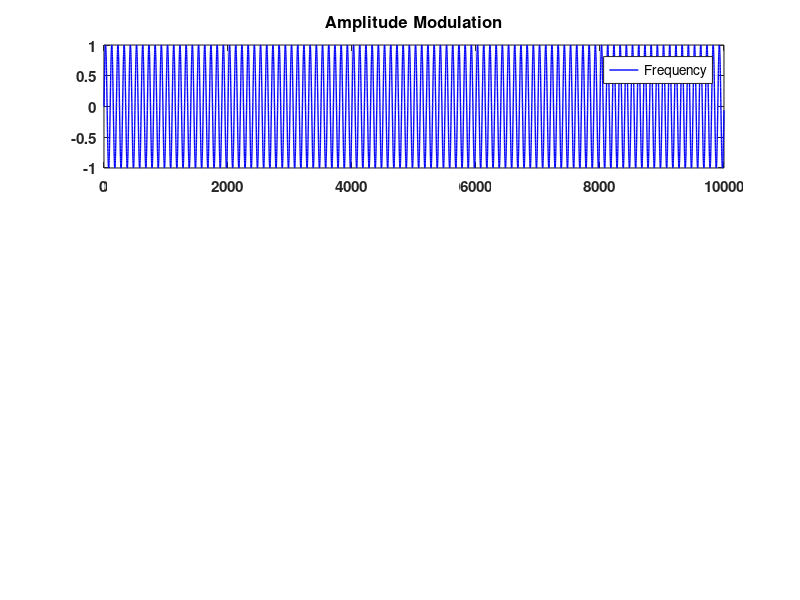

This chart was generated by the following MATLAB code: (Note: this script raises an error after producing the figure.)
format long g
format compact
clc
close all
clearvars

% get the location of the script file to save figures
full_path = mfilename('fullpath');
[scriptpath,  filename, ext] = fileparts(full_path);

line_width = 1.0;
plot_num = 1;

data_path = 'D:\data\modulation\';

%% AM modulation

sample_rate = 1e6;

% time
t = 0:9999;

% base frequency to modulate
fo = 10000;
freq = sin(2*pi()*fo/sample_rate*t);

% amplitude
amplitude = 0.5*cos(2*pi()*(200/sample_rate)*t) + 0.5;

% create the signal
am_sig = freq.*amplitude;

figure(plot_num)
set(gcf,'position',([50,50,1400,500]),'color','w')

subplot(3,1,1)
hold on
grid on
box on
plot(t, freq, 'b', 'LineWidth', line_width)
set(gca,'fontweight','bold','FontSize',11);
xlim([0, numel(t)]);
legend('Frequency')
title('Amplitude Modulation', 'fontweight','bold','FontSize',12);
ax = gca;
ax.Position = [0.04 ax.Position(2) 0.92 ax.Position(4)];

subplot(3,1,2)
hold on
grid on
box on
plot(t, amplitude, 'k', 'LineWidth', line_width)
set(gca,'fontweight','bold','FontSize',11);
xlim([0, numel(t)]);
legend('Analog Data')

ax = gca;
ax.Position = [0.04 ax.Position(2) 0.92 ax.Position(4)];

subplot(3,1,3)
hold on
grid on
box on
plot(t, amplitude, 'k', 'LineWidth', line_width)
plot(t, am_sig, 'b', 'LineWidth', line_width)
set(gca,'fontweight','bold','FontSize',11);
xlim([0, numel(t)]);
legend({'Data', 'Modulated Data'});

ax = gca;
ax.Position = [0.04 ax.Position(2) 0.92 ax.Position(4)];
print(plot_num, '-dpng', fullfile(data_path,strcat('am_time_plot.png')));

plot_num = plot_num + 1;

[s, f, ts] = spectrogram(complex(am_sig, zeros(1, numel(am_sig))), 64, 32, 64, sample_rate, 'centered'); 

figure(plot_num)
set(gcf,'position',([50,50,1000,800]),'color','w')
surf(ts, f/1e6, 20*log10(abs(s)), 'EdgeColor', 'none')
colormap(jet(100));

grid on
box on

set(gca,'fontweight','bold','FontSize',12);

xlabel('Time (s)', 'fontweight','bold','FontSize',12);
ylabel('Frequency (MHz)', 'fontweight','bold','FontSize',12);
zlabel('Amplitude (dBfs)', 'fontweight','bold','FontSize',12);

view(0,0);
print(plot_num, '-dpng', fullfile(data_path,strcat('am_spectrogram_0_0.png')));
view(90,0)
print(plot_num, '-dpng', fullfile(data_path,strcat('am_spectrogram_90_0.png')));
view(90,-90)
print(plot_num, '-dpng', fullfile(data_path,strcat('am_spectrogram_90_90.png')));

plot_num = plot_num + 1;

%% ASK

sample_rate = 1e6;

% time
t = 0:9999;

% base frequency to modulate
fo = 10000;
freq = sin(2*pi()*fo/sample_rate*t);

% amplitude
A0 = 0.1*ones(1, 1000);
A1 = 0.95 * ones(1, 1000);
amplitude = [A1, A1, A0, A1, A0, A0, A1, A0, A1, A0];

% create the signal
ask_sig = freq.*amplitude;

figure(plot_num)
set(gcf,'position',([50,50,1400,500]),'color','w')

subplot(3,1,1)
hold on
grid on
box on
plot(t, freq, 'b', 'LineWidth', line_width)
set(gca,'fontweight','bold','FontSize',11);
xlim([0, numel(t)]);
legend('Frequency')
title('ASK Modulation', 'fontweight','bold','FontSize',12);
ax = gca;
ax.Position = [0.04 ax.Position(2) 0.92 ax.Position(4)];

subplot(3,1,2)
hold on
grid on
box on
plot(t, amplitude, 'k', 'LineWidth', line_width)
set(gca,'fontweight','bold','FontSize',11);
xlim([0, numel(t)]);
legend('Binary Data')

ax = gca;
ax.Position = [0.04 ax.Position(2) 0.92 ax.Position(4)];

subplot(3,1,3)
hold on
grid on
box on
plot(t, amplitude, 'k', 'LineWidth', line_width)
plot(t, ask_sig, 'b', 'LineWidth', line_width)
set(gca,'fontweight','bold','FontSize',11);
xlim([0, numel(t)]);
legend({'Data', 'Modulated Data'});

ax = gca;
ax.Position = [0.04 ax.Position(2) 0.92 ax.Position(4)];
print(plot_num, '-dpng', fullfile(data_path,strcat('ask_time_plot.png')));

plot_num = plot_num + 1;

[s, f, ts] = spectrogram(complex(ask_sig, zeros(1, numel(ask_sig))), 64, 32, 64, sample_rate, 'centered'); 

figure(plot_num)
set(gcf,'position',([50,50,1000,800]),'color','w')
surf(ts, f/1e6, 20*log10(abs(s)), 'EdgeColor', 'none')
colormap(jet(100));

grid on
box on

set(gca,'fontweight','bold','FontSize',12);

xlabel('Time (s)', 'fontweight','bold','FontSize',12);
ylabel('Frequency (MHz)', 'fontweight','bold','FontSize',12);
zlabel('Amplitude (dBfs)', 'fontweight','bold','FontSize',12);

view(0,0);
print(plot_num, '-dpng', fullfile(data_path,strcat('ask_spectrogram_0_0.png')));
view(90,0)
print(plot_num, '-dpng', fullfile(data_path,strcat('ask_spectrogram_90_0.png')));
view(90,-90)
print(plot_num, '-dpng', fullfile(data_path,strcat('ask_spectrogram_90_90.png')));

plot_num = plot_num + 1;

%% FM
amplitude = 1.0;

sample_rate = 1e6;
analog_sr = 20000;

% time
t = (0:199);

% base frequency to modulate
fo = sample_rate;
freq = sin(2*pi()*fo/(200*sample_rate)*(0:19999));

% analog data
d1 = cos(2*pi()*(400/analog_sr)*t);
d2 = cos(2*pi()*(100/analog_sr)*t);
d3 = cos(2*pi()*(600/analog_sr)*t);
d4 = cos(2*pi()*(200/analog_sr)*t);
d5 = cos(2*pi()*(800/analog_sr)*t);
data = [d1, d2, d3, d4, d5];


[iq] = generate_fm(data, sample_rate, 1/analog_sr, 4000, amplitude);
fm_sig = imag(iq);

% calculate the real FM signal
% samples_per_symbol = floor(sample_rate * 1/analog_sr + 0.5);
% fm_sig = zeros(numel(data) * samples_per_symbol, 1);

% int_val = 0;
% index = 1;
% 
% for idx = 1:numel(data)-1
% 
%     % // short cuts based on evenely spaced upsampling
%     slope = (data(idx+1) - data(idx))/(samples_per_symbol);
% 
%     for jdx = 0:samples_per_symbol-1
%         int_val = int_val + (data(idx) + jdx*slope);
%         fm_sig(index) = cos(int_val*2*pi*(4000/sample_rate));
%         index = index + 1;
%     end
% end

t_plot = (0:numel(data)-1)/analog_sr;
fm_plot = (0:numel(fm_sig)-1)/sample_rate;

figure(plot_num)
set(gcf,'position',([50,50,1400,500]),'color','w')

subplot(3,1,1)
hold on
grid on
box on
plot(0:numel(freq)-1, freq, 'b', 'LineWidth', line_width)
set(gca,'fontweight','bold','FontSize',11);
xlim([0, numel(freq)-1]);
legend('Frequency')
title('Frequency Modulation', 'fontweight','bold','FontSize',12);
ax = gca;
ax.Position = [0.04 ax.Position(2) 0.92 ax.Position(4)];

subplot(3,1,2)
hold on
grid on
box on
plot(t_plot, data, 'k', 'LineWidth', line_width)
set(gca,'fontweight','bold','FontSize',11);
xlim([0,t_plot(end)]);
legend('Binary Data')

ax = gca;
ax.Position = [0.04 ax.Position(2) 0.92 ax.Position(4)];

subplot(3,1,3)
hold on
grid on
box on
% plot(t, data, '--g', 'LineWidth', line_width)
% plot(real(iq_data), 'b', 'LineWidth', line_width)
plot(fm_plot, fm_sig, 'b', 'LineWidth', line_width)
set(gca,'fontweight','bold','FontSize',11);
% xlim([0, numel(t)]);
legend({'Modulated Data'});

ax = gca;
ax.Position = [0.04 ax.Position(2) 0.92 ax.Position(4)];
print(plot_num, '-dpng', fullfile(data_path,strcat('fm_time_plot.png')));

plot_num = plot_num + 1;

[s, f, ts] = spectrogram(iq, 64, 32, 64, sample_rate, 'centered'); 

figure(plot_num)
set(gcf,'position',([50,50,1000,800]),'color','w')
surf(ts, f/1e6, 20*log10(abs(s)), 'EdgeColor', 'none')
colormap(jet(100));

grid on
box on

set(gca,'fontweight','bold','FontSize',12);

xlabel('Time (s)', 'fontweight','bold','FontSize',12);
ylabel('Frequency (MHz)', 'fontweight','bold','FontSize',12);
zlabel('Amplitude (dBfs)', 'fontweight','bold','FontSize',12);

view(0,0);
print(plot_num, '-dpng', fullfile(data_path,strcat('fm_spectrogram_0_0.png')));
view(90,0)
print(plot_num, '-dpng', fullfile(data_path,strcat('fm_spectrogram_90_0.png')));
view(90,-90)
print(plot_num, '-dpng', fullfile(data_path,strcat('fm_spectrogram_90_90.png')));

plot_num = plot_num + 1;

%% FSK

sample_rate = 1e6;

% freq
fo = 20000;
symbol_length = 0.001;

% data
data = randi([0,1], 15,1);

d2 = [];
for idx=1:numel(data)
    d2 = cat(1, d2, data(idx)*ones(sample_rate*symbol_length, 1));
end

iq = generate_fsk(data, 1, sample_rate, symbol_length, 0, fo);
fsk_sig = imag(iq);

x_data = 0:numel(data)-1;
fm_plot = (0:numel(fsk_sig)-1)/sample_rate;

figure(plot_num)
set(gcf,'position',([50,50,1400,500]),'color','w')

subplot(2,1,1)
hold on
grid on
box on
plot(x_data, data, 'k', 'LineWidth', line_width)
set(gca,'fontweight','bold','FontSize',11);
xlim([0,x_data(end)]);
legend('Binary Data')
title('FSK Modulation', 'fontweight','bold','FontSize',12);

ax = gca;
ax.Position = [0.04 ax.Position(2) 0.92 ax.Position(4)];

subplot(2,1,2)
hold on
grid on
box on
plot(fm_plot, d2, 'k', 'LineWidth', line_width)
plot(fm_plot, fsk_sig, 'b', 'LineWidth', line_width)
set(gca,'fontweight','bold','FontSize',11);
xlim([0, fm_plot(end)]);
legend({'Data', 'Modulated Data'});

ax = gca;
ax.Position = [0.04 ax.Position(2) 0.92 ax.Position(4)];
print(plot_num, '-dpng', fullfile(data_path,strcat('fsk_time_plot.png')));

plot_num = plot_num + 1;

[s, f, ts] = spectrogram(iq, 512, 480, 512, sample_rate, 'centered'); 

figure(plot_num)
set(gcf,'position',([50,50,1000,800]),'color','w')
surf(ts, f/1e6, 20*log10(abs(s)), 'EdgeColor', 'none')
colormap(jet(100));
grid on
box on

set(gca,'fontweight','bold','FontSize',12);

xlabel('Time (s)', 'fontweight','bold','FontSize',12);
ylabel('Frequency (MHz)', 'fontweight','bold','FontSize',12);
zlabel('Amplitude (dBfs)', 'fontweight','bold','FontSize',12);

view(0,0);
print(plot_num, '-dpng', fullfile(data_path,strcat('fsk_spectrogram_0_0.png')));
view(90,0)
print(plot_num, '-dpng', fullfile(data_path,strcat('fsk_spectrogram_90_0.png')));
view(90,-90)
print(plot_num, '-dpng', fullfile(data_path,strcat('fsk_spectrogram_90_90.png')));

plot_num = plot_num + 1;


%% bpsk

amplitude = 1.0;
sample_rate = 10e6;

bit_length = 0.000001;

% data
data = randi([0,1], 200,1);
x_data = 0:numel(data)-1;

iq_map = [-1+-0i, 1+0i];

[iq] = generate_bpsk(data, amplitude, sample_rate, bit_length);
t_iq = (0:numel(iq)-1)/sample_rate;


figure(plot_num)
set(gcf,'position',([50,50,1400,500]),'color','w')

subplot(2,1,1)
hold on
grid on
box on
plot(x_data, data, 'k', 'LineWidth', line_width)
set(gca,'fontweight','bold','FontSize',11);
xlim([0,x_data(end)]);
legend('Binary Data')
title('BPSK Modulation', 'fontweight','bold','FontSize',12);

ax = gca;
ax.Position = [0.04 ax.Position(2) 0.92 ax.Position(4)];

subplot(2,1,2)
hold on
grid on
box on
plot(t_iq, real(iq), 'b', 'LineWidth', line_width)
plot(t_iq, imag(iq), 'r', 'LineWidth', line_width)
set(gca,'fontweight','bold','FontSize',11);
xlim([0, t_iq(end)]);
legend({'I', 'Q'});
ax = gca;
ax.Position = [0.04 ax.Position(2) 0.92 ax.Position(4)];
print(plot_num, '-dpng', fullfile(data_path,strcat('bpsk_time_plot.png')));
plot_num = plot_num + 1;

figure(plot_num)
set(gcf,'position',([50,50,1000,800]),'color','w')
hold on
grid on
box on
scatter(real(iq_map), imag(iq_map), 20, 'o', 'b', 'filled');
set(gca,'fontweight','bold','FontSize',11);
xlabel('I', 'fontweight','bold');
ylabel('Q', 'fontweight','bold');
ax = gca;
ax.XAxisLocation = 'origin';
ax.YAxisLocation = 'origin';
print(plot_num, '-dpng', fullfile(data_path,strcat('bpsk_iqmap_plot.png')));
plot_num = plot_num + 1;

figure(plot_num)
set(gcf,'position',([50,50,1000,800]),'color','w')
scatter3(t_iq, real(iq), imag(iq), 20, 'o', 'b', 'filled');
hold on
plot3(t_iq, real(iq), imag(iq), 'b');
set(gca,'fontweight','bold','FontSize',11);
xlabel('time (s)', 'fontweight','bold');
ylabel('I', 'fontweight','bold');
zlabel('Q', 'fontweight','bold');
view(-70,10);
print(plot_num, '-dpng', fullfile(data_path,strcat('bpsk_iq_plot.png')));
plot_num = plot_num + 1;

[s, f, ts] = spectrogram(iq, 128, 64, 128, sample_rate, 'centered'); 

figure(plot_num)
set(gcf,'position',([50,50,1000,800]),'color','w')
surf(ts, f/1e6, 20*log10(abs(s)), 'EdgeColor', 'none')
colormap(jet(100));

grid on
box on

set(gca,'fontweight','bold','FontSize',12);

xlabel('Time (s)', 'fontweight','bold','FontSize',12);
ylabel('Frequency (MHz)', 'fontweight','bold','FontSize',12);
zlabel('Amplitude (dBfs)', 'fontweight','bold','FontSize',12);

view(0,0);
print(plot_num, '-dpng', fullfile(data_path,strcat('bpsk_spectrogram_0_0.png')));
view(90,0)
print(plot_num, '-dpng', fullfile(data_path,strcat('bpsk_spectrogram_90_0.png')));
view(90,-90)
print(plot_num, '-dpng', fullfile(data_path,strcat('bpsk_spectrogram_90_90.png')));
plot_num = plot_num + 1;

%% QPSK

amplitude = 1.0;
sample_rate = 10e6;

bit_length = 0.000001;

% data
data = randi([0,1], 2*200,1);
x_data = 0:numel(data)-1;

iq_map = [-1+-1i, 1+-1i, -1+1i, 1+1i];

[iq] = generate_qpsk(data, sample_rate, bit_length);
t_iq = (0:numel(iq)-1)/sample_rate;

figure(plot_num)
set(gcf,'position',([50,50,1400,500]),'color','w')

subplot(2,1,1)
hold on
grid on
box on
plot(x_data, data, 'k', 'LineWidth', line_width)
set(gca,'fontweight','bold','FontSize',11);
xlim([0,x_data(end)]);
legend('Binary Data')
title('QPSK Modulation', 'fontweight','bold','FontSize',12);

ax = gca;
ax.Position = [0.04 ax.Position(2) 0.92 ax.Position(4)];

subplot(2,1,2)
hold on
grid on
box on
plot(t_iq, real(iq), 'b', 'LineWidth', line_width)
plot(t_iq, imag(iq), 'r', 'LineWidth', line_width)
set(gca,'fontweight','bold','FontSize',11);
xlim([0, t_iq(end)]);
legend({'I', 'Q'});
ax = gca;
ax.Position = [0.04 ax.Position(2) 0.92 ax.Position(4)];
print(plot_num, '-dpng', fullfile(data_path,strcat('qpsk_time_plot.png')));
plot_num = plot_num + 1;

figure(plot_num)
set(gcf,'position',([50,50,1000,800]),'color','w')
hold on
grid on
box on
scatter(real(iq_map), imag(iq_map), 20, 'o', 'b', 'filled');
set(gca,'fontweight','bold','FontSize',11);
xlabel('I', 'fontweight','bold');
ylabel('Q', 'fontweight','bold');
ax = gca;
ax.XAxisLocation = 'origin';
ax.YAxisLocation = 'origin';
print(plot_num, '-dpng', fullfile(data_path,strcat('qpsk_iqmap_plot.png')));
plot_num = plot_num + 1;

figure(plot_num)
set(gcf,'position',([50,50,1000,800]),'color','w')
scatter3(t_iq, real(iq), imag(iq), 20, 'o', 'b', 'filled');
hold on
plot3(t_iq, real(iq), imag(iq), 'b');
set(gca,'fontweight','bold','FontSize',11);
xlabel('time (s)', 'fontweight','bold');
ylabel('I', 'fontweight','bold');
zlabel('Q', 'fontweight','bold');
view(-70,10);
print(plot_num, '-dpng', fullfile(data_path,strcat('qpsk_iq_plot.png')));
plot_num = plot_num + 1;

[s, f, ts] = spectrogram(iq, 128, 64, 128, sample_rate, 'centered'); 

figure(plot_num)
set(gcf,'position',([50,50,1000,800]),'color','w')
surf(ts, f/1e6, 20*log10(abs(s)), 'EdgeColor', 'none')
colormap(jet(100));

grid on
box on

set(gca,'fontweight','bold','FontSize',12);

xlabel('Time (s)', 'fontweight','bold','FontSize',12);
ylabel('Frequency (MHz)', 'fontweight','bold','FontSize',12);
zlabel('Amplitude (dBfs)', 'fontweight','bold','FontSize',12);

view(0,0);
print(plot_num, '-dpng', fullfile(data_path,strcat('qpsk_spectrogram_0_0.png')));
view(90,0)
print(plot_num, '-dpng', fullfile(data_path,strcat('qpsk_spectrogram_90_0.png')));
view(90,-90)
print(plot_num, '-dpng', fullfile(data_path,strcat('qpsk_spectrogram_90_90.png')));
plot_num = plot_num + 1;

%% O-QPSK

amplitude = 1.0;
sample_rate = 10e6;

bit_length = 0.000001;

% data
data = randi([0,1], 2*200, 1);
x_data = 0:numel(data)-1;

iq_map = [-1+-1i, 1+-1i, -1+1i, 1+1i];

[iq] = generate_oqpsk(data, sample_rate, bit_length/2);
t_iq = (0:numel(iq)-1)/sample_rate;


figure(plot_num)
set(gcf,'position',([50,50,1400,500]),'color','w')

subplot(2,1,1)
hold on
grid on
box on
plot(x_data, data, 'k', 'LineWidth', line_width)
set(gca,'fontweight','bold','FontSize',11);
xlim([0,x_data(end)]);
legend('Binary Data')
title('OQPSK Modulation', 'fontweight','bold','FontSize',12);

ax = gca;
ax.Position = [0.04 ax.Position(2) 0.92 ax.Position(4)];

subplot(2,1,2)
hold on
grid on
box on
plot(t_iq, real(iq), 'b', 'LineWidth', line_width)
plot(t_iq, imag(iq), 'r', 'LineWidth', line_width)
set(gca,'fontweight','bold','FontSize',11);
xlim([0, t_iq(end)]);
legend({'I', 'Q'});

ax = gca;
ax.Position = [0.04 ax.Position(2) 0.92 ax.Position(4)];
print(plot_num, '-dpng', fullfile(data_path,strcat('oqpsk_time_plot.png')));
plot_num = plot_num + 1;

figure(plot_num)
set(gcf,'position',([50,50,1000,800]),'color','w')
hold on
grid on
box on
scatter(real(iq_map), imag(iq_map), 20, 'o', 'b', 'filled');
set(gca,'fontweight','bold','FontSize',11);
xlabel('I', 'fontweight','bold');
ylabel('Q', 'fontweight','bold');
ax = gca;
ax.XAxisLocation = 'origin';
ax.YAxisLocation = 'origin';
print(plot_num, '-dpng', fullfile(data_path,strcat('oqpsk_iqmap_plot.png')));
plot_num = plot_num + 1;

figure(plot_num)
set(gcf,'position',([50,50,1000,800]),'color','w')
scatter3(t_iq, real(iq), imag(iq), 20, 'o', 'b', 'filled');
hold on
plot3(t_iq, real(iq), imag(iq), 'b');
set(gca,'fontweight','bold','FontSize',11);
xlabel('time (s)', 'fontweight','bold');
ylabel('I', 'fontweight','bold');
zlabel('Q', 'fontweight','bold');
view(-70,10);
print(plot_num, '-dpng', fullfile(data_path,strcat('oqpsk_iq_plot.png')));
plot_num = plot_num + 1;

[s, f, ts] = spectrogram(iq, 128, 64, 128, sample_rate, 'centered'); 

figure(plot_num)
set(gcf,'position',([50,50,1000,800]),'color','w')
surf(ts, f/1e6, 20*log10(abs(s)), 'EdgeColor', 'none')
colormap(jet(100));

grid on
box on

set(gca,'fontweight','bold','FontSize',12);

xlabel('Time (s)', 'fontweight','bold','FontSize',12);
ylabel('Frequency (MHz)', 'fontweight','bold','FontSize',12);
zlabel('Amplitude (dBfs)', 'fontweight','bold','FontSize',12);

view(0,0);
print(plot_num, '-dpng', fullfile(data_path,strcat('oqpsk_spectrogram_0_0.png')));
view(90,0)
print(plot_num, '-dpng', fullfile(data_path,strcat('oqpsk_spectrogram_90_0.png')));
view(90,-90)
print(plot_num, '-dpng', fullfile(data_path,strcat('oqpsk_spectrogram_90_90.png')));

plot_num = plot_num + 1;

%% 16 QAM

amplitude = 1.0;
sample_rate = 10e6;

bit_length = 0.000001;
num_bits = 4;

% data
data = randi([0,1], num_bits*100, 1);
x_data = 0:numel(data)-1;

% create the mapping constellation
iq_map = create_qam_constellation(num_bits);

[iq] = generate_qam(data, amplitude, sample_rate, iq_map, bit_length);
t_iq = (0:numel(iq)-1)/sample_rate;

figure(plot_num)
set(gcf,'position',([50,50,1400,500]),'color','w')

subplot(2,1,1)
hold on
grid on
box on
plot(x_data, data, 'k', 'LineWidth', line_width)
set(gca,'fontweight','bold','FontSize',11);
xlim([0,x_data(end)]);
legend('Binary Data')
title('16QAM Modulation', 'fontweight','bold','FontSize',12);

ax = gca;
ax.Position = [0.04 ax.Position(2) 0.92 ax.Position(4)];

subplot(2,1,2)
hold on
grid on
box on
plot(t_iq, real(iq), 'b', 'LineWidth', line_width)
plot(t_iq, imag(iq), 'r', 'LineWidth', line_width)
set(gca,'fontweight','bold','FontSize',11);
xlim([0, t_iq(end)]);
legend({'I', 'Q'});

ax = gca;
ax.Position = [0.04 ax.Position(2) 0.92 ax.Position(4)];
print(plot_num, '-dpng', fullfile(data_path,strcat('16qam_time_plot.png')));
plot_num = plot_num + 1;

figure(plot_num)
set(gcf,'position',([50,50,1000,800]),'color','w')
hold on
grid on
box on
scatter(real(iq_map), imag(iq_map), 20, 'o', 'b', 'filled');

set(gca,'fontweight','bold','FontSize',11);

xlabel('I', 'fontweight','bold');
ylabel('Q', 'fontweight','bold');
ax = gca;
ax.XAxisLocation = 'origin';
ax.YAxisLocation = 'origin';
print(plot_num, '-dpng', fullfile(data_path,strcat('16qam_iqmap_plot.png')));
plot_num = plot_num + 1;

figure(plot_num)
set(gcf,'position',([50,50,1000,800]),'color','w')
hold on
scatter3(t_iq, real(iq), imag(iq), 20, 'o', 'b', 'filled');
plot3(t_iq, real(iq), imag(iq), 'b');

set(gca,'fontweight','bold','FontSize',11);

xlabel('time (s)', 'fontweight','bold');
ylabel('I', 'fontweight','bold');
zlabel('Q', 'fontweight','bold');
view(-70,10);
print(plot_num, '-dpng', fullfile(data_path,strcat('16qam_iq_plot.png')));
plot_num = plot_num + 1;

[s, f, ts] = spectrogram(iq, 128, 64, 128, sample_rate, 'centered'); 

figure(plot_num)
set(gcf,'position',([50,50,1000,800]),'color','w')
surf(ts, f/1e6, 20*log10(abs(s)), 'EdgeColor', 'none')
colormap(jet(100));

grid on
box on

set(gca,'fontweight','bold','FontSize',12);

xlabel('Time (s)', 'fontweight','bold','FontSize',12);
ylabel('Frequency (MHz)', 'fontweight','bold','FontSize',12);
zlabel('Amplitude (dBfs)', 'fontweight','bold','FontSize',12);

view(0,0);
print(plot_num, '-dpng', fullfile(data_path,strcat('16qam_spectrogram_0_0.png')));
view(90,0)
print(plot_num, '-dpng', fullfile(data_path,strcat('16qam_spectrogram_90_0.png')));
view(90,-90)
print(plot_num, '-dpng', fullfile(data_path,strcat('16qam_spectrogram_90_90.png')));

plot_num = plot_num + 1;

%% 64 QAM

amplitude = 1.0;
sample_rate = 10e6;

bit_length = 0.000001;
num_bits = 6;

% data
data = randi([0,1], 2*num_bits*100, 1);
x_data = 0:numel(data)-1;

% create the mapping constellation
iq_map = create_qam_constellation(num_bits);

[iq] = generate_qam(data, amplitude, sample_rate, iq_map, bit_length);
t_iq = (0:numel(iq)-1)/sample_rate;




figure(plot_num)
set(gcf,'position',([50,50,1400,500]),'color','w')

subplot(2,1,1)
hold on
grid on
box on
plot(x_data, data, 'k', 'LineWidth', line_width)
set(gca,'fontweight','bold','FontSize',11);
xlim([0,x_data(end)]);
legend('Binary Data')
title('64QAM Modulation', 'fontweight','bold','FontSize',12);

ax = gca;
ax.Position = [0.04 ax.Position(2) 0.92 ax.Position(4)];

subplot(2,1,2)
hold on
grid on
box on
plot(t_iq, real(iq), 'b', 'LineWidth', line_width)
plot(t_iq, imag(iq), 'r', 'LineWidth', line_width)
set(gca,'fontweight','bold','FontSize',11);
xlim([0, t_iq(end)]);
legend({'I', 'Q'});

ax = gca;
ax.Position = [0.04 ax.Position(2) 0.92 ax.Position(4)];
print(plot_num, '-dpng', fullfile(data_path,strcat('64qam_time_plot.png')));

plot_num = plot_num + 1;

figure(plot_num)
set(gcf,'position',([50,50,1000,800]),'color','w')
hold on
grid on
box on
scatter(real(iq_map), imag(iq_map), 20, 'o', 'b', 'filled');

set(gca,'fontweight','bold','FontSize',11);

xlabel('I', 'fontweight','bold');
ylabel('Q', 'fontweight','bold');
ax = gca;
ax.XAxisLocation = 'origin';
ax.YAxisLocation = 'origin';
print(plot_num, '-dpng', fullfile(data_path,strcat('64qam_iqmap_plot.png')));
plot_num = plot_num + 1;

figure(plot_num)
set(gcf,'position',([50,50,1000,800]),'color','w')
hold on
scatter3(t_iq, real(iq), imag(iq), 20, 'o', 'b', 'filled');
plot3(t_iq, real(iq), imag(iq), 'b');

set(gca,'fontweight','bold','FontSize',11);

xlabel('time (s)', 'fontweight','bold');
ylabel('I', 'fontweight','bold');
zlabel('Q', 'fontweight','bold');
view(-70,10);
print(plot_num, '-dpng', fullfile(data_path,strcat('64qam_iq_plot.png')));
plot_num = plot_num + 1;

[s, f, ts] = spectrogram(iq, 128, 64, 128, sample_rate, 'centered'); 

figure(plot_num)
set(gcf,'position',([50,50,1000,800]),'color','w')
surf(ts, f/1e6, 20*log10(abs(s)), 'EdgeColor', 'none')
colormap(jet(100));

grid on
box on

set(gca,'fontweight','bold','FontSize',12);

xlabel('Time (s)', 'fontweight','bold','FontSize',12);
ylabel('Frequency (MHz)', 'fontweight','bold','FontSize',12);
zlabel('Amplitude (dBfs)', 'fontweight','bold','FontSize',12);

view(0,0);
print(plot_num, '-dpng', fullfile(data_path,strcat('64qam_spectrogram_0_0.png')));
view(90,0)
print(plot_num, '-dpng', fullfile(data_path,strcat('64qam_spectrogram_90_0.png')));
view(90,-90)
print(plot_num, '-dpng', fullfile(data_path,strcat('64qam_spectrogram_90_90.png')));

plot_num = plot_num + 1;
